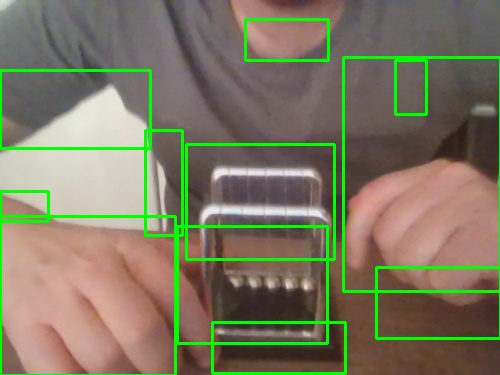
#> input picture captures/motion_2025-06-27_19-47-14.jpg, 500 x 375 px, given in place of the camera
$ python motion_detector.py
#> lines starting #> are read from the running program, lines starting #| are printed output that depends on the picture
import cv2
import datetime
import os
import csv
import imutils

# klasörleri yoksa oluştur, bir kereye mahsus
os.makedirs("captures", exist_ok=True)
os.makedirs("logs", exist_ok=True)

# log dosyası kontrol, başlık at gitsin
log_path = "logs/motion_log.csv"
if not os.path.exists(log_path):
    with open(log_path, 'w', newline='') as f:
        writer = csv.writer(f)
        writer.writerow(["Timestamp", "Image Path"])

# kamerayı bağla (dahiliyse 0 zaten)
cam = cv2.VideoCapture(0)
first_frame = None
frame_count = 0  # kaç kare geçti sayıyoruz

while True:
    ret, frame = cam.read()
#> frame is the input picture: shape (375, 500, 3); mean B, G, R 97.2, 120.2, 124.4
    if not ret:
        break  # kamera vermedi mi? çık

    # ekran boyutunu küçült, hız kazancı
    frame = imutils.resize(frame, width=500)
    gray = cv2.cvtColor(frame, cv2.COLOR_BGR2GRAY)  # gri yap neden çünkü RGB de 3 kat daha fazla veri var bu da 3 kat daha fazla bellek ihtiyacı.
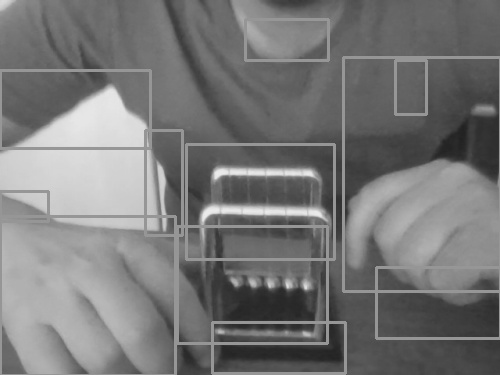
#> gray: shape (375, 500); min 33, max 237, mean 118.8
    #grayscale "değişim" takibinde daha efektif RGB ye göre RGB de uzun vadeli sıkıntılar çıkabiliyor grayscale daha kararlı
    gray = cv2.GaussianBlur(gray, (21, 21), 0)  # parazit azalt
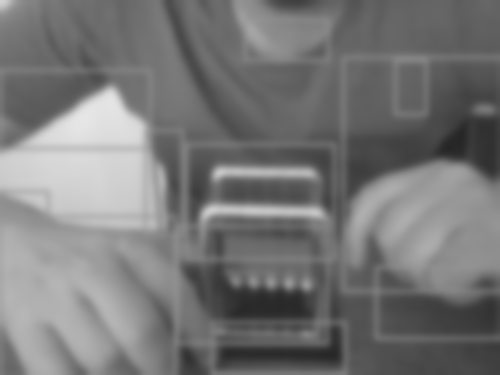
#> gray: shape (375, 500); min 38, max 230, mean 118.8

    frame_count += 1

    # referans kareyi belirli aralıklarla güncelle.
    #sabit kalmasın çünkü uzun vadede her şeyi hareket olarak algılamaya başlıyor her şey sabit olsa bile
    if first_frame is None or frame_count % 30 == 0:
        first_frame = gray  # yeni referans
        continue  # bu kareyi kıyaslama, sıradaki

    # hareket kontrolü
    delta = cv2.absdiff(first_frame, gray)  # farkı al
    thresh = cv2.threshold(delta, 25, 255, cv2.THRESH_BINARY)[1]  # eşik
    thresh = cv2.dilate(thresh, None, iterations=2)  # boşlukları doldur
    contours, _ = cv2.findContours(thresh.copy(), cv2.RETR_EXTERNAL, cv2.CHAIN_APPROX_SIMPLE)

    motion_detected = False

    for contour in contours:
        if cv2.contourArea(contour) < 500:
            continue  # küçük hareketleri ayıkla
        motion_detected = True
        (x, y, w, h) = cv2.boundingRect(contour)
        cv2.rectangle(frame, (x, y), (x + w, y + h), (0, 255, 0), 2)  # kutu çiz gitsin

    # hareket varsa kaydet ve logla
    if motion_detected:
        timestamp = datetime.datetime.now().strftime("%Y-%m-%d_%H-%M-%S")
        img_path = f"captures/motion_{timestamp}.jpg"
        cv2.imwrite(img_path, frame)  # görüntüyü diske at

        with open(log_path, 'a', newline='') as f:
            writer = csv.writer(f)
            writer.writerow([timestamp, img_path])  # loga da yaz

        print(f"[{timestamp}] Hareket algılandı. Görüntü kaydedildi.")

    cv2.imshow("Canlı Görüntü", frame)  # gösterim penceresi
    key = cv2.waitKey(1)
    if key == ord('q'):
        break  # q'ya bas exit

cam.release()
cv2.destroyAllWindows()

$ run again, on captures/motion_2025-06-27_19-47-42.jpg
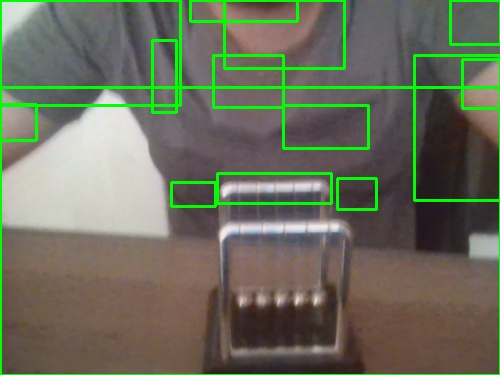
#> input picture captures/motion_2025-06-27_19-47-42.jpg, 500 x 375 px, given in place of the camera
#> frame is the input picture: shape (375, 500, 3); mean B, G, R 91.6, 110.3, 105.9
#> `gray = cv2.cvtColor(frame, cv2.COLOR_BGR2GRAY)`:
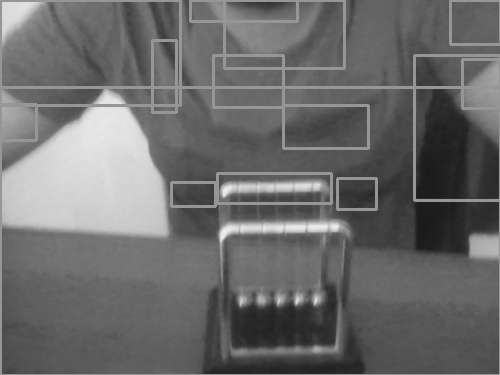
#> gray: shape (375, 500); min 24, max 237, mean 106.9
#> `gray = cv2.GaussianBlur(gray, (21, 21), 0)`:
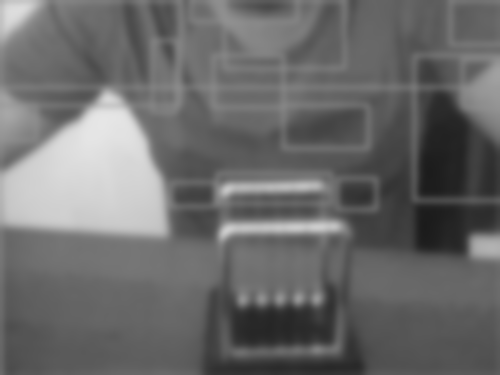
#> gray: shape (375, 500); min 27, max 230, mean 106.7

$ run again, on captures/motion_2025-06-27_19-47-46.jpg
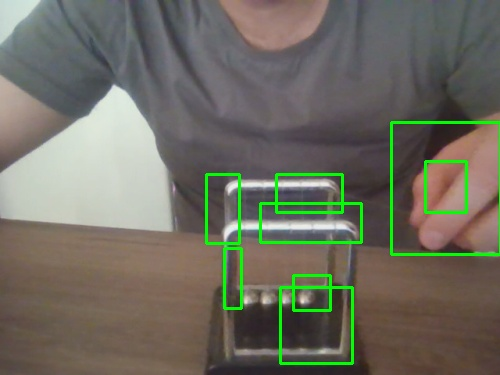
#> input picture captures/motion_2025-06-27_19-47-46.jpg, 500 x 375 px, given in place of the camera
#> frame is the input picture: shape (375, 500, 3); mean B, G, R 96.9, 108.8, 110.3
#> `gray = cv2.cvtColor(frame, cv2.COLOR_BGR2GRAY)`:
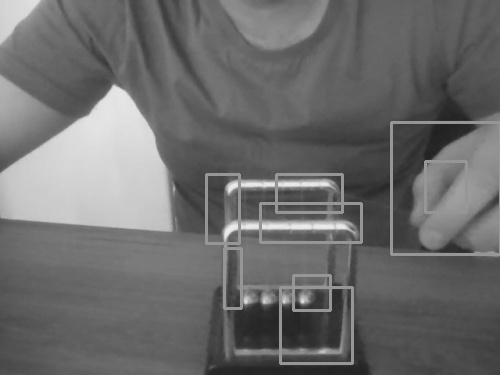
#> gray: shape (375, 500); min 32, max 238, mean 107.9
#> `gray = cv2.GaussianBlur(gray, (21, 21), 0)`:
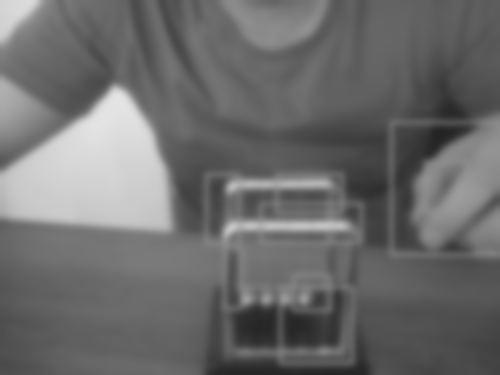
#> gray: shape (375, 500); min 35, max 228, mean 107.9

$ run again, on captures/motion_2025-06-27_19-47-54.jpg
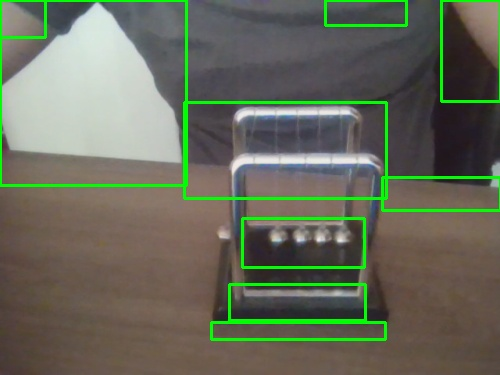
#> input picture captures/motion_2025-06-27_19-47-54.jpg, 500 x 375 px, given in place of the camera
#> frame is the input picture: shape (375, 500, 3); mean B, G, R 90.3, 106.8, 102.6
#> `gray = cv2.cvtColor(frame, cv2.COLOR_BGR2GRAY)`:
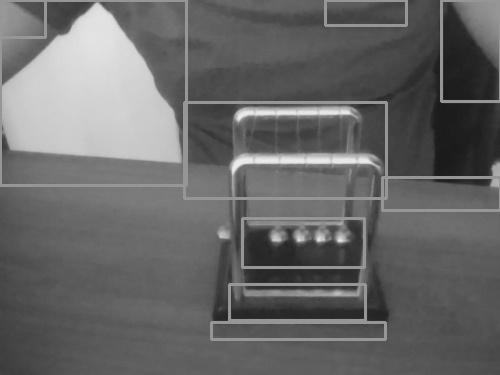
#> gray: shape (375, 500); min 24, max 238, mean 103.6
#> `gray = cv2.GaussianBlur(gray, (21, 21), 0)`:
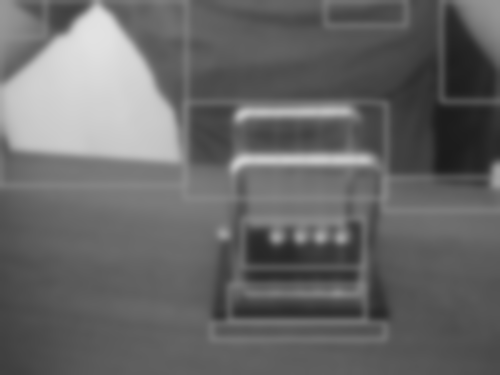
#> gray: shape (375, 500); min 27, max 226, mean 103.6
